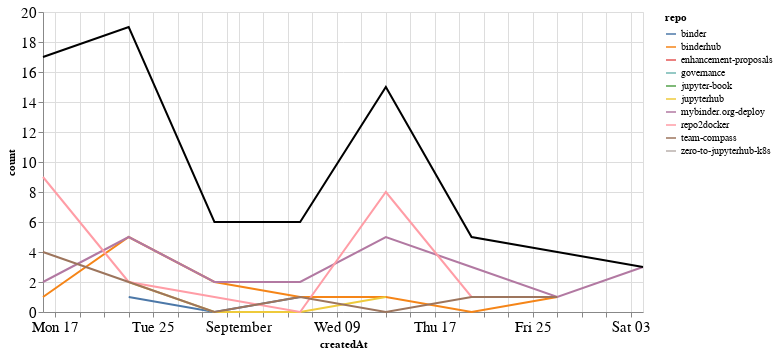

The notebook cell this image was saved under:
### Markdown cell above
## Comments

### Code cell
comments_time = comments.groupby('repo').resample('W', on='createdAt').count()['author'].reset_index()
comments_time = comments_time.rename(columns={'author': 'count'})
comments_time_total = comments_time.groupby('createdAt').agg({"count": "sum"}).reset_index()
ch1 = alt.Chart(comments_time, width=600).mark_line().encode(
    x='createdAt',
    y='count',
    color='repo',
    tooltip="repo"
)

ch2 = alt.Chart(comments_time_total, width=600).mark_line(color="black").encode(
    x='createdAt',
    y='count',
)

ch1 + ch2

### Figure 1 — Vega-Lite specification as saved in the notebook (floating-point values rounded to 4 significant figures)
{"config": {"axisLeft": {"labelFontSize": 15}, "axisBottom": {"labelFontSize": 15}}, "layer": [{"data": {"name": "data-ace73d3ffb3f2a6ba2d784d197d613bf"}, "mark": "line", "encoding": {"color": {"type": "nominal", "field": "repo"}, "tooltip": {"type": "nominal", "field": "repo"}, "x": {"type": "temporal", "field": "createdAt"}, "y": {"type": "quantitative", "field": "count"}}, "width": 600}, {"data": {"name": "data-07ed4234893bb418d9643fba92f1d719"}, "mark": {"type": "line", "color": "black"}, "encoding": {"x": {"type": "temporal", "field": "createdAt"}, "y": {"type": "quantitative", "field": "count"}}, "width": 600}], "$schema": "https://vega.github.io/schema/vega-lite/v4.8.1.json", "datasets": {"data-ace73d3ffb3f2a6ba2d784d197d613bf": [{"repo": "binder", "createdAt": "2020-08-23T00:00:00", "count": 1}, {"repo": "binder", "createdAt": "2020-08-30T00:00:00", "count": 0}, {"repo": "binder", "createdAt": "2020-09-06T00:00:00", "count": 1}, {"repo": "binderhub", "createdAt": "2020-08-16T00:00:00", "count": 1}, {"repo": "binderhub", "createdAt": "2020-08-23T00:00:00", "count": 5}, {"repo": "binderhub", "createdAt": "2020-08-30T00:00:00", "count": 2}, {"repo": "binderhub", "createdAt": "2020-09-06T00:00:00", "count": 1}, {"repo": "binderhub", "createdAt": "2020-09-13T00:00:00", "count": 1}, {"repo": "binderhub", "createdAt": "2020-09-20T00:00:00", "count": 0}, {"repo": "binderhub", "createdAt": "2020-09-27T00:00:00", "count": 1}, {"repo": "enhancement-proposals", "createdAt": "2020-08-16T00:00:00", "count": 1}, {"repo": "governance", "createdAt": "2020-08-23T00:00:00", "count": 2}, {"repo": "jupyter-book", "createdAt": "2020-08-30T00:00:00", "count": 1}, {"repo": "jupyterhub", "createdAt": "2020-08-23T00:00:00", "count": 2}, {"repo": "jupyterhub", "createdAt": "2020-08-30T00:00:00", "count": 0}, {"repo": "jupyterhub", "createdAt": "2020-09-06T00:00:00", "count": 0}, {"repo": "jupyterhub", "createdAt": "2020-09-13T00:00:00", "count": 1}, {"repo": "mybinder.org-deploy", "createdAt": "2020-08-16T00:00:00", "count": 2}, {"repo": "mybinder.org-deploy", "createdAt": "2020-08-23T00:00:00", "count": 5}, {"repo": "mybinder.org-deploy", "createdAt": "2020-08-30T00:00:00", "count": 2}, {"repo": "mybinder.org-deploy", "createdAt": "2020-09-06T00:00:00", "count": 2}, {"repo": "mybinder.org-deploy", "createdAt": "2020-09-13T00:00:00", "count": 5}, {"repo": "mybinder.org-deploy", "createdAt": "2020-09-20T00:00:00", "count": 3}, {"repo": "mybinder.org-deploy", "createdAt": "2020-09-27T00:00:00", "count": 1}, {"repo": "mybinder.org-deploy", "createdAt": "2020-10-04T00:00:00", "count": 3}, {"repo": "repo2docker", "createdAt": "2020-08-16T00:00:00", "count": 9}, {"repo": "repo2docker", "createdAt": "2020-08-23T00:00:00", "count": 2}, {"repo": "repo2docker", "createdAt": "2020-08-30T00:00:00", "count": 1}, {"repo": "repo2docker", "createdAt": "2020-09-06T00:00:00", "count": 0}, {"repo": "repo2docker", "createdAt": "2020-09-13T00:00:00", "count": 8}, {"repo": "repo2docker", "createdAt": "2020-09-20T00:00:00", "count": 1}, {"repo": "repo2docker", "createdAt": "2020-09-27T00:00:00", "count": 1}, {"repo": "team-compass", "createdAt": "2020-08-16T00:00:00", "count": 4}, {"repo": "team-compass", "createdAt": "2020-08-23T00:00:00", "count": 2}, {"repo": "team-compass", "createdAt": "2020-08-30T00:00:00", "count": 0}, {"repo": "team-compass", "createdAt": "2020-09-06T00:00:00", "count": 1}, {"repo": "team-compass", "createdAt": "2020-09-13T00:00:00", "count": 0}, {"repo": "team-compass", "createdAt": "2020-09-20T00:00:00", "count": 1}, {"repo": "team-compass", "createdAt": "2020-09-27T00:00:00", "count": 1}, {"repo": "zero-to-jupyterhub-k8s", "createdAt": "2020-09-06T00:00:00", "count": 1}], "data-07ed4234893bb418d9643fba92f1d719": [{"createdAt": "2020-08-16T00:00:00", "count": 17}, {"createdAt": "2020-08-23T00:00:00", "count": 19}, {"createdAt": "2020-08-30T00:00:00", "count": 6}, {"createdAt": "2020-09-06T00:00:00", "count": 6}, {"createdAt": "2020-09-13T00:00:00", "count": 15}, {"createdAt": "2020-09-20T00:00:00", "count": 5}, {"createdAt": "2020-09-27T00:00:00", "count": 4}, {"createdAt": "2020-10-04T00:00:00", "count": 3}]}}
